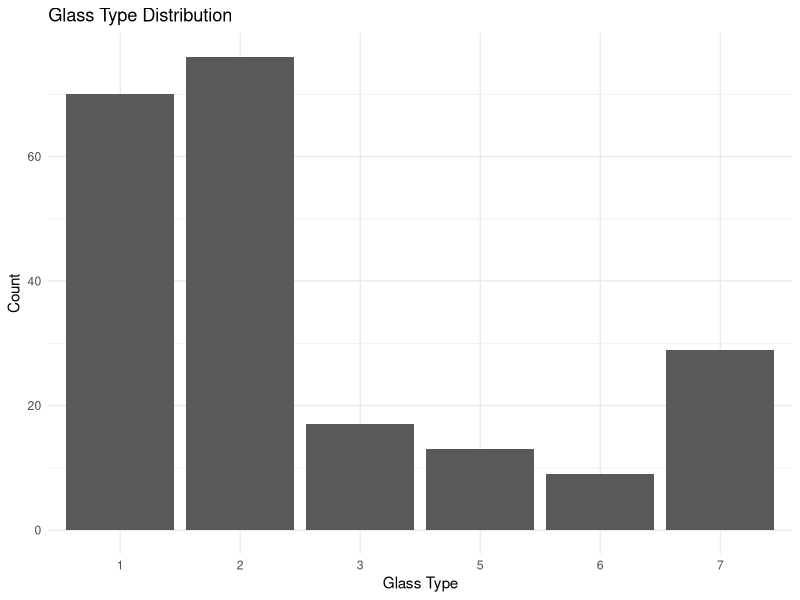
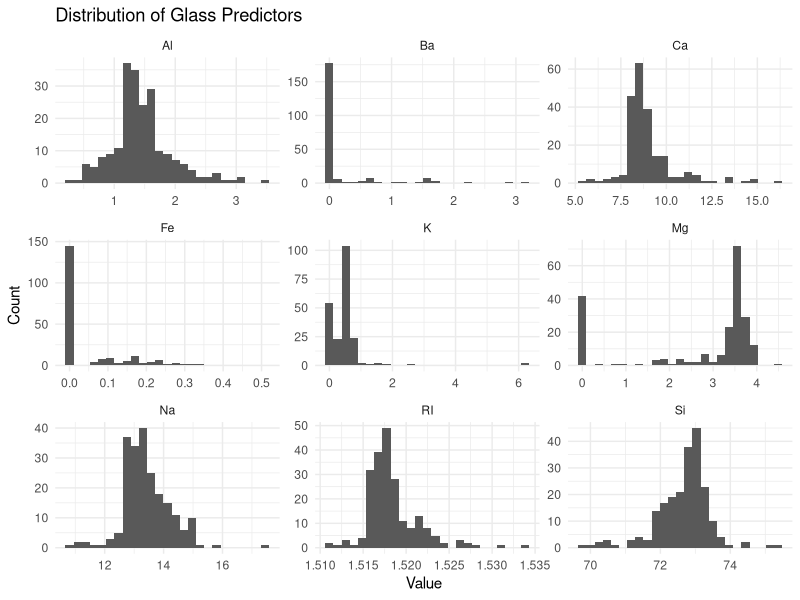
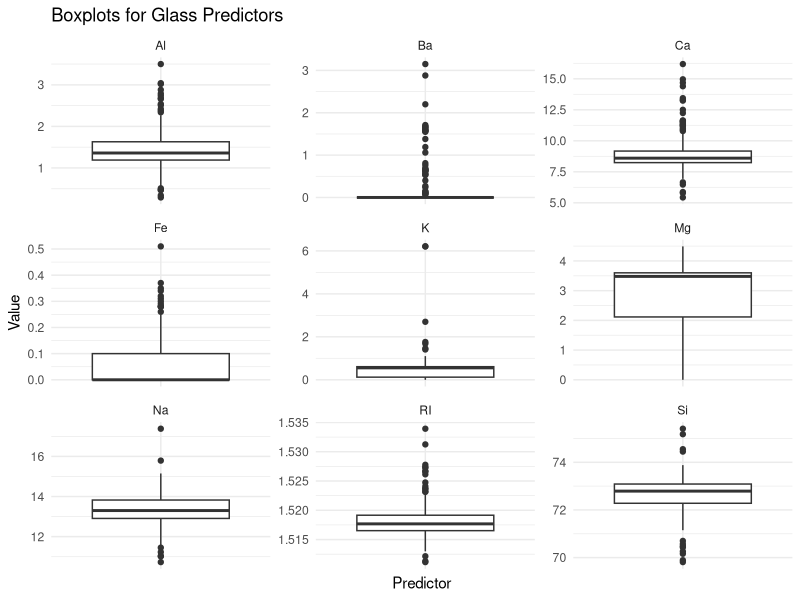
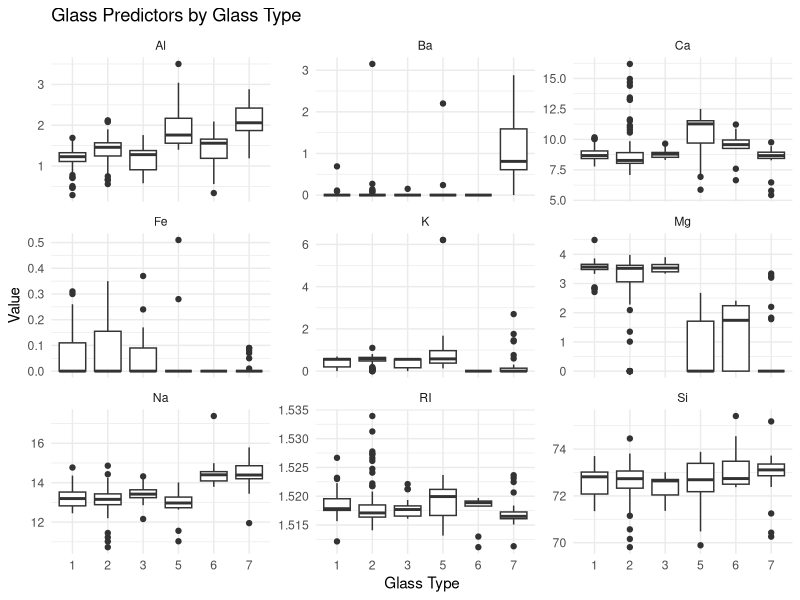
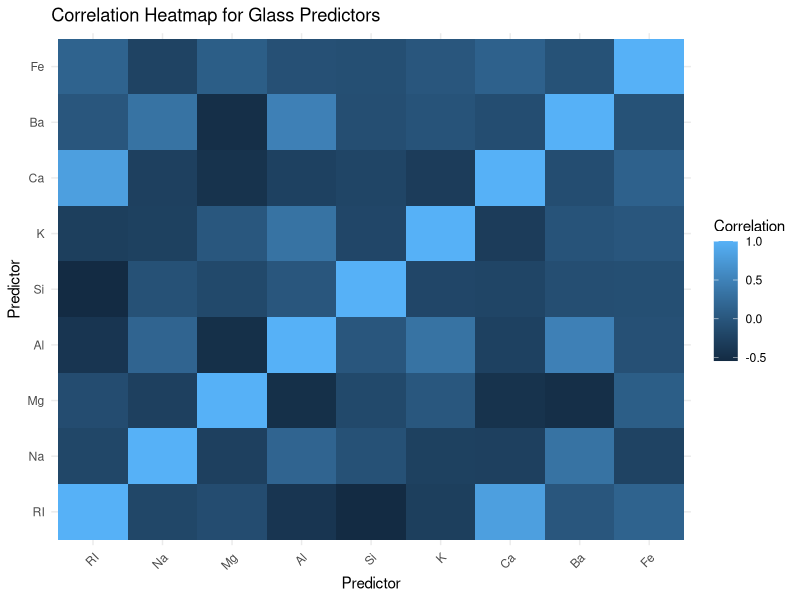
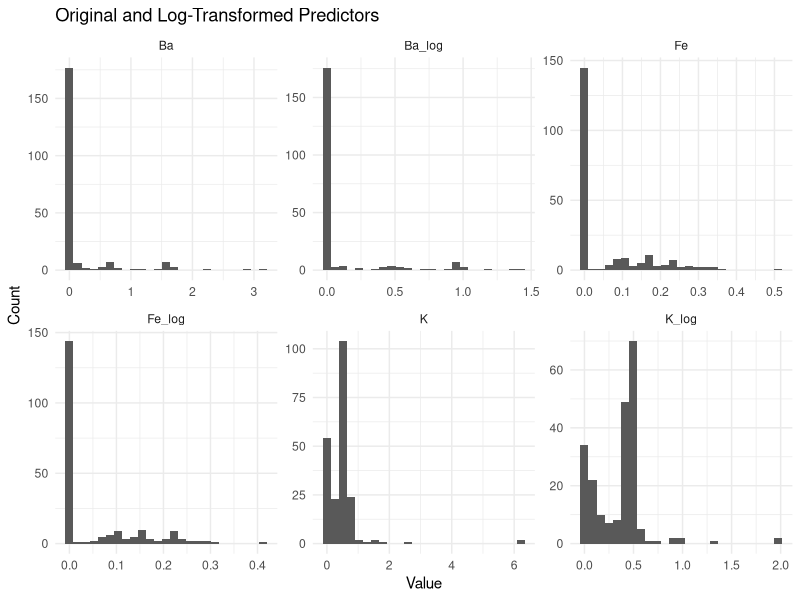
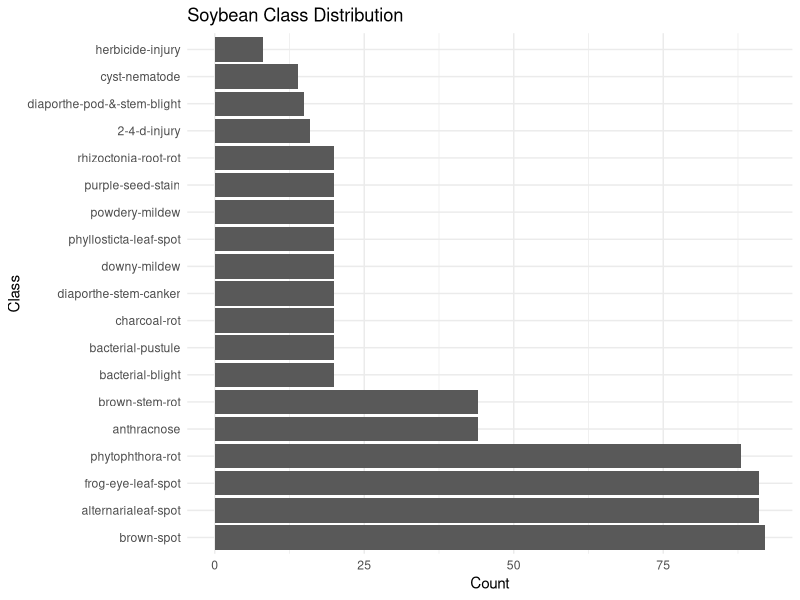
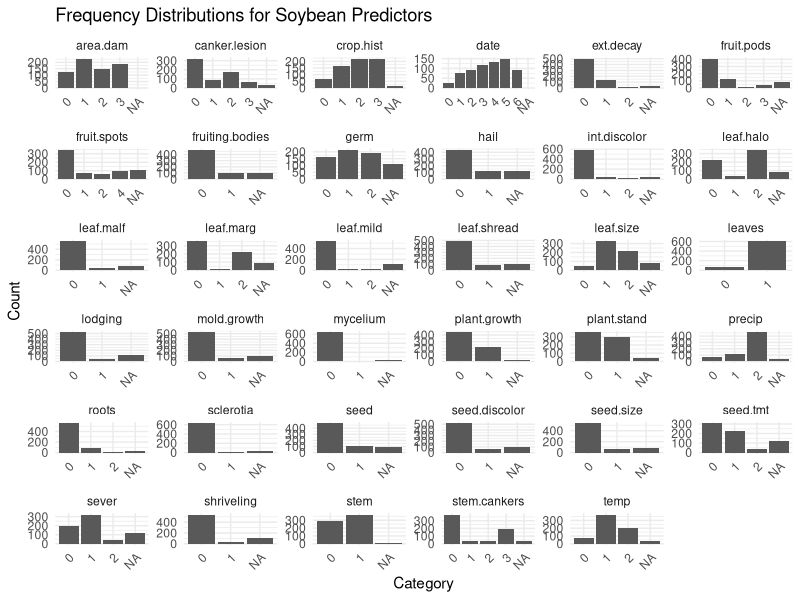

Write the R code that produced these figures, in order.
## ---- chunk 1
library(mlbench)
library(caret)
library(tidyverse)

theme_set(theme_minimal())
## ---- chunk 2
data(Glass)

glass_data <- Glass

str(glass_data)
summary(glass_data)
## ---- chunk 3
glass_class_distribution <- glass_data |>
  count(Type) |>
  mutate(percent = round(100 * n / sum(n), 1)) |>
  arrange(desc(n))

glass_class_distribution
## ---- chunk 4
glass_data |>
  ggplot(aes(x = Type)) +
  geom_bar() +
  labs(
    title = "Glass Type Distribution",
    x = "Glass Type",
    y = "Count"
  )
## ---- chunk 5
glass_long <- glass_data |>
  pivot_longer(
    cols = -Type,
    names_to = "Predictor",
    values_to = "Value"
  )

glass_long |>
  ggplot(aes(x = Value)) +
  geom_histogram(bins = 25) +
  facet_wrap(~ Predictor, scales = "free") +
  labs(
    title = "Distribution of Glass Predictors",
    x = "Value",
    y = "Count"
  )
## ---- chunk 6
glass_long |>
  ggplot(aes(x = Predictor, y = Value)) +
  geom_boxplot() +
  facet_wrap(~ Predictor, scales = "free") +
  labs(
    title = "Boxplots for Glass Predictors",
    x = "Predictor",
    y = "Value"
  ) +
  theme(axis.text.x = element_blank())

glass_long |>
  ggplot(aes(x = Type, y = Value)) +
  geom_boxplot() +
  facet_wrap(~ Predictor, scales = "free_y") +
  labs(
    title = "Glass Predictors by Glass Type",
    x = "Glass Type",
    y = "Value"
  )
## ---- chunk 7
glass_predictors <- glass_data |>
  select(-Type)

glass_cor <- cor(glass_predictors)

round(glass_cor, 2)

glass_cor_df <- as.data.frame(as.table(glass_cor))

glass_cor_df |>
  ggplot(aes(Var1, Var2, fill = Freq)) +
  geom_tile() +
  labs(
    title = "Correlation Heatmap for Glass Predictors",
    x = "Predictor",
    y = "Predictor",
    fill = "Correlation"
  ) +
  theme(axis.text.x = element_text(angle = 45, hjust = 1))
## ---- chunk 8
skewness_check <- function(x) {
  x <- x[!is.na(x)]
  if (sd(x) == 0) {
    return(NA_real_)
  }
  mean((x - mean(x))^3) / sd(x)^3
}

glass_skewness <- glass_predictors |>
  summarise(across(everything(), skewness_check)) |>
  pivot_longer(
    cols = everything(),
    names_to = "Predictor",
    values_to = "Skewness"
  ) |>
  mutate(abs_skewness = abs(Skewness)) |>
  arrange(desc(abs_skewness))

glass_skewness
## ---- chunk 9
outlier_count <- function(x) {
  q1 <- quantile(x, 0.25, na.rm = TRUE)
  q3 <- quantile(x, 0.75, na.rm = TRUE)
  iqr_value <- IQR(x, na.rm = TRUE)
  lower <- q1 - 1.5 * iqr_value
  upper <- q3 + 1.5 * iqr_value
  sum(x < lower | x > upper, na.rm = TRUE)
}

glass_outliers <- glass_predictors |>
  summarise(across(everything(), outlier_count)) |>
  pivot_longer(
    cols = everything(),
    names_to = "Predictor",
    values_to = "Outlier_Count"
  ) |>
  arrange(desc(Outlier_Count))

glass_outliers
## ---- chunk 10
glass_transformed <- glass_data |>
  mutate(
    Ba_log = log1p(Ba),
    Fe_log = log1p(Fe),
    K_log  = log1p(K)
  )

summary(glass_transformed |> select(Ba, Ba_log, Fe, Fe_log, K, K_log))

glass_transformed |>
  select(Ba, Ba_log, Fe, Fe_log, K, K_log) |>
  pivot_longer(
    cols = everything(),
    names_to = "Predictor",
    values_to = "Value"
  ) |>
  ggplot(aes(x = Value)) +
  geom_histogram(bins = 25) +
  facet_wrap(~ Predictor, scales = "free") +
  labs(
    title = "Original and Log-Transformed Predictors",
    x = "Value",
    y = "Count"
  )
## ---- chunk 11
# Compare skewness before and after log1p transformation
skew_comparison <- tibble(
  Predictor     = c("Ba", "Fe", "K"),
  Skew_Original = c(
    skewness_check(glass_data$Ba),
    skewness_check(glass_data$Fe),
    skewness_check(glass_data$K)
  ),
  Skew_Log1p = c(
    skewness_check(log1p(glass_data$Ba)),
    skewness_check(log1p(glass_data$Fe)),
    skewness_check(log1p(glass_data$K))
  )
) |>
  mutate(across(where(is.numeric), ~ round(.x, 3)))

skew_comparison
## ---- chunk 12
top_skewed <- glass_skewness |>
  slice(1:3)

top_outliers <- glass_outliers |>
  slice(1:3)

cor_pairs <- glass_cor_df |>
  filter(as.character(Var1) < as.character(Var2)) |>
  mutate(abs_corr = abs(Freq)) |>
  arrange(desc(abs_corr)) |>
  slice(1:5)

top_skewed
top_outliers
cor_pairs

cat("Most skewed predictor:", top_skewed$Predictor[1], "\n")
cat("Predictor with most possible outliers:", top_outliers$Predictor[1], "\n")
cat("Strongest correlation pair:",
    as.character(cor_pairs$Var1[1]), "and",
    as.character(cor_pairs$Var2[1]), "\n")
## ---- chunk 13
data(Soybean)

soybean_data <- Soybean

str(soybean_data)
summary(soybean_data)
## ---- chunk 14
soybean_class_distribution <- soybean_data |>
  count(Class) |>
  mutate(percent = round(100 * n / sum(n), 1)) |>
  arrange(desc(n))

soybean_class_distribution
## ---- chunk 15
soybean_data |>
  ggplot(aes(x = fct_infreq(Class))) +
  geom_bar() +
  coord_flip() +
  labs(
    title = "Soybean Class Distribution",
    x = "Class",
    y = "Count"
  )
## ---- chunk 16
# Convert all predictors to character before pivot_longer to avoid
# type conflicts across mixed factor levels
soybean_predictors <- soybean_data |>
  select(-Class) |>
  mutate(across(everything(), as.character))

predictor_frequency <- soybean_predictors |>
  pivot_longer(
    cols = everything(),
    names_to  = "Predictor",
    values_to = "Value"
  ) |>
  count(Predictor, Value, name = "n") |>
  group_by(Predictor) |>
  mutate(percent = round(100 * n / sum(n), 1)) |>
  arrange(Predictor, desc(n))

predictor_frequency

predictor_frequency |>
  ggplot(aes(x = Value, y = n)) +
  geom_col() +
  facet_wrap(~ Predictor, scales = "free") +
  labs(
    title = "Frequency Distributions for Soybean Predictors",
    x = "Category",
    y = "Count"
  ) +
  theme(axis.text.x = element_text(angle = 45, hjust = 1))
## ---- chunk 17
degenerate_check <- predictor_frequency |>
  group_by(Predictor) |>
  summarise(
    unique_values        = n_distinct(Value),
    top_category_percent = max(percent, na.rm = TRUE),
    .groups = "drop"
  ) |>
  arrange(desc(top_category_percent))

degenerate_check
## ---- chunk 18
# Use a factor version of the predictors for nearZeroVar()
soybean_predictors_nzv <- soybean_data |>
  select(-Class) |>
  mutate(across(everything(), as.factor))

nzv_soybean <- nearZeroVar(
  soybean_predictors_nzv,
  saveMetrics = TRUE
)

nzv_table <- nzv_soybean |>
  rownames_to_column("Predictor") |>
  arrange(desc(nzv), desc(freqRatio))

nzv_table
## ---- chunk 19
missing_by_predictor <- soybean_data |>
  summarise(across(everything(), ~ sum(is.na(.)))) |>
  pivot_longer(
    cols = everything(),
    names_to  = "Variable",
    values_to = "Missing_Count"
  ) |>
  mutate(Missing_Percent = round(100 * Missing_Count / nrow(soybean_data), 1)) |>
  arrange(desc(Missing_Percent))

missing_by_predictor

missing_by_predictor |>
  filter(Missing_Count > 0) |>
  ggplot(aes(x = reorder(Variable, Missing_Percent), y = Missing_Percent)) +
  geom_col() +
  coord_flip() +
  labs(
    title = "Missing Data Percent by Variable",
    x = "Variable",
    y = "Missing Percent"
  )
## ---- chunk 20
soybean_missing_rows <- soybean_data |>
  mutate(row_missing = rowSums(across(-Class, is.na)))

missing_by_class <- soybean_missing_rows |>
  group_by(Class) |>
  summarise(
    rows        = n(),
    avg_missing = round(mean(row_missing), 2),
    max_missing = max(row_missing),
    .groups = "drop"
  ) |>
  arrange(desc(avg_missing))

missing_by_class

missing_by_class |>
  ggplot(aes(x = reorder(Class, avg_missing), y = avg_missing)) +
  geom_col() +
  coord_flip() +
  labs(
    title = "Average Missing Values by Soybean Class",
    x = "Class",
    y = "Average Missing Values Per Row"
  )
## ---- chunk 21
soybean_missing_pattern <- soybean_missing_rows |>
  count(Class, row_missing) |>
  arrange(Class, row_missing)

soybean_missing_pattern
## ---- chunk 22
mode_value <- function(x) {
  ux <- na.omit(unique(x))
  ux[which.max(tabulate(match(x, ux)))]
}

soybean_imputed <- soybean_data

for (nm in names(soybean_imputed)) {
  if (nm != "Class" && anyNA(soybean_imputed[[nm]])) {
    mv <- mode_value(soybean_imputed[[nm]])
    soybean_imputed[[nm]][is.na(soybean_imputed[[nm]])] <- mv
  }
}

sum(is.na(soybean_imputed))
summary(soybean_imputed)
## ---- chunk 23
high_missing_predictors <- missing_by_predictor |>
  filter(Variable != "Class", Missing_Percent > 40) |>
  pull(Variable)

high_missing_predictors

soybean_reduced <- soybean_data |>
  select(-all_of(high_missing_predictors))

dim(soybean_data)
dim(soybean_reduced)
## ---- chunk 24
nzv_flagged <- nzv_table |>
  filter(nzv == TRUE) |>
  pull(Predictor)

top_degenerate <- degenerate_check |>
  slice(1:5)

top_missing_predictors <- missing_by_predictor |>
  filter(Variable != "Class") |>
  slice(1:5)

top_missing_classes <- missing_by_class |>
  slice(1:5)

top_degenerate
nzv_flagged
top_missing_predictors
top_missing_classes

cat("Number of near-zero variance predictors:", length(nzv_flagged), "\n")
cat("Predictor with highest missing percent:", top_missing_predictors$Variable[1], "\n")
cat("Class with highest average missing values:", as.character(top_missing_classes$Class[1]), "\n")
cat("Missing values after simple mode imputation:", sum(is.na(soybean_imputed)), "\n")
